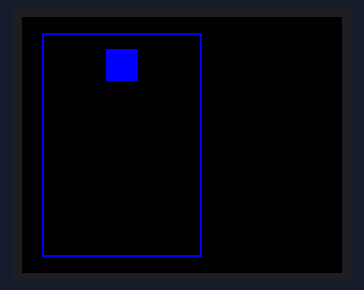
This sketch was run on a simulated Arduino Nano, built with avr-gcc and run on an emulated ATmega328P. Parts: 160×128 colour display.

Above: at 0.33 s.
At 0.75 s:
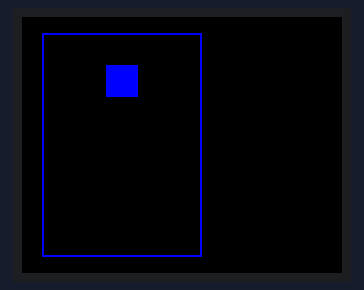
At 1.6 s:
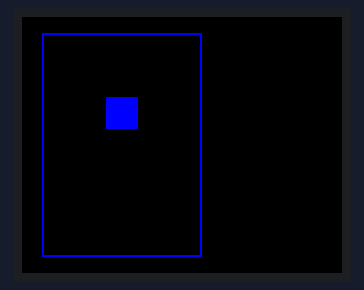
At 2.75 s:
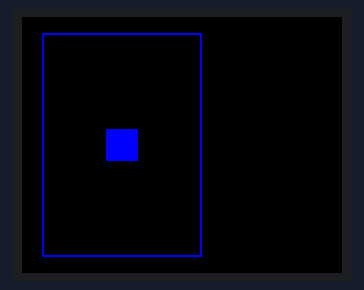
At 4.25 s:
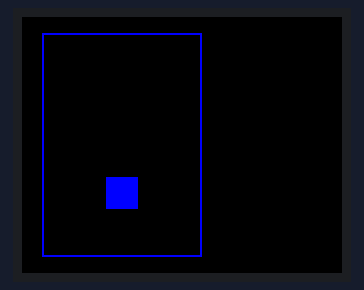
At 5.6 s:
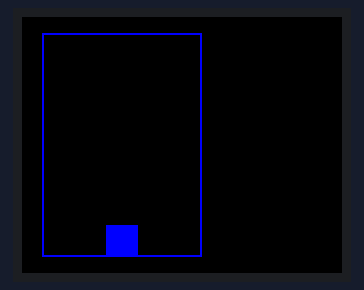

The sketch:

tetris.ino
```cpp
#include <Adafruit_GFX.h>
#include <Adafruit_ST7735.h>
#include <SPI.h>

// ===== SCREEN (ST7735 1.8" SPI TFT) =====
#define TFT_CS    A3
#define TFT_RST   A5
#define TFT_DC    A4
#define TFT_MOSI  A6
#define TFT_SCLK  A7

const int CELL = 8;
const int COLS = 10;
const int ROWS = 14;
const int BOARD_X = 10;
const int BOARD_Y = 8;

Adafruit_ST7735 tft = Adafruit_ST7735(TFT_CS, TFT_DC, TFT_MOSI, TFT_SCLK, TFT_RST);

// Active piece coordinates
int pieceCol = 4;
int pieceRow = 1;

// Timing & Board State
unsigned long lastDropTime = 0;
int dropInterval = 500;
int board[ROWS][COLS] = {0}; // Grid map: 0 = empty, 1 = occupied

void drawCell(int col, int row, uint16_t color)
{
  int pixelX = BOARD_X + col * CELL;
  int pixelY = BOARD_Y + row * CELL;
  tft.fillRect(pixelX, pixelY, CELL, CELL, color);
}

void drawOPiece(int col, int row, uint16_t color)
{
  drawCell(col,     row,     color);
  drawCell(col + 1, row,     color);
  drawCell(col,     row + 1, color);
  drawCell(col + 1, row + 1, color);
}

bool canMoveTo(int newCol, int newRow)
{
  if (newRow + 2 > ROWS) return false;
  if (newCol < 0) return false;
  if (newCol + 2 > COLS) return false;
  return true;
}

void setup()
{
  tft.initR(INITR_BLACKTAB);
  tft.setRotation(3);
  tft.fillScreen(ST77XX_BLACK);

  tft.drawRect(BOARD_X, BOARD_Y, COLS * CELL, ROWS * CELL, ST77XX_BLUE);
  drawOPiece(pieceCol, pieceRow, ST77XX_BLUE);
}

void loop()
{
  unsigned long currentTime = millis();

  if (currentTime - lastDropTime >= dropInterval)
  {
    lastDropTime = currentTime;

    if (canMoveTo(pieceCol, pieceRow + 1))
    {
      drawOPiece(pieceCol, pieceRow, ST77XX_BLACK);
      pieceRow = pieceRow + 1;
      drawOPiece(pieceCol, pieceRow, ST77XX_BLUE);
    }
  }
}
```

Measured:
- what the display in image 1 shows lasts 0.5 s, from 0.5 s to 1.0 s
